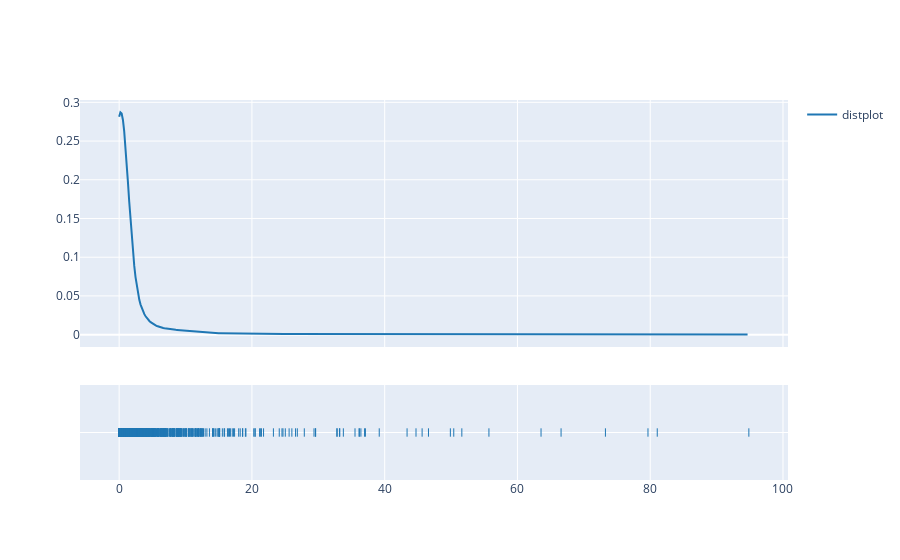

The cell this chart's notebook holds for it:
### Code cell
import plotly.figure_factory as ff

hist_data = [df['IND_public_total_total_total_mgd_from_PWD_total_total_total_total_mgd'].to_list()]
group_labels = ['distplot'] # name of the dataset

fig = ff.create_distplot(hist_data, group_labels, show_hist=False)
fig.show()

### Figure 1 — Plotly figure (JSON) as saved in the notebook; plotly's stock layout.template omitted (floating-point values rounded to 4 significant figures; data arrays with more than 128 entries replaced by an {"elided": "..."} marker saying what was removed)
{"data": [{"legendgroup": "distplot", "marker": {"color": "rgb(31, 119, 180)"}, "mode": "lines", "name": "distplot", "showlegend": true, "type": "scatter", "x": {"elided": "500 float values"}, "xaxis": "x", "y": {"elided": "500 float values"}, "yaxis": "y"}, {"legendgroup": "distplot", "marker": {"color": "rgb(31, 119, 180)", "symbol": "line-ns-open"}, "mode": "markers", "name": "distplot", "showlegend": false, "type": "scatter", "x": {"elided": "3142 float values"}, "xaxis": "x", "y": {"elided": "3142 str values"}, "yaxis": "y2"}], "layout": {"barmode": "overlay", "hovermode": "closest", "legend": {"traceorder": "reversed"}, "xaxis": {"anchor": "y2", "domain": [0, 1], "zeroline": false}, "yaxis": {"anchor": "free", "domain": [0.35, 1], "position": 0}, "yaxis2": {"anchor": "x", "domain": [0, 0.25], "dtick": 1, "showticklabels": false}}}
